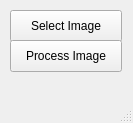
<?xml version="1.0" encoding="UTF-8"?>
<ui version="4.0">
 <class>MainWindow</class>
 <widget class="QMainWindow" name="MainWindow">
  <property name="geometry">
   <rect>
    <x>0</x>
    <y>0</y>
    <width>133</width>
    <height>123</height>
   </rect>
  </property>
  <property name="windowTitle">
   <string>MainWindow</string>
  </property>
  <widget class="QWidget" name="centralwidget">
   <widget class="QPushButton" name="selectImage">
    <property name="geometry">
     <rect>
      <x>10</x>
      <y>10</y>
      <width>112</width>
      <height>32</height>
     </rect>
    </property>
    <property name="text">
     <string>Select Image</string>
    </property>
   </widget>
   <widget class="QPushButton" name="processImage">
    <property name="geometry">
     <rect>
      <x>10</x>
      <y>40</y>
      <width>112</width>
      <height>32</height>
     </rect>
    </property>
    <property name="text">
     <string>Process Image</string>
    </property>
   </widget>
  </widget>
  <widget class="QMenuBar" name="menubar">
   <property name="geometry">
    <rect>
     <x>0</x>
     <y>0</y>
     <width>133</width>
     <height>22</height>
    </rect>
   </property>
  </widget>
  <widget class="QStatusBar" name="statusbar"/>
 </widget>
 <resources/>
 <connections/>
</ui>
